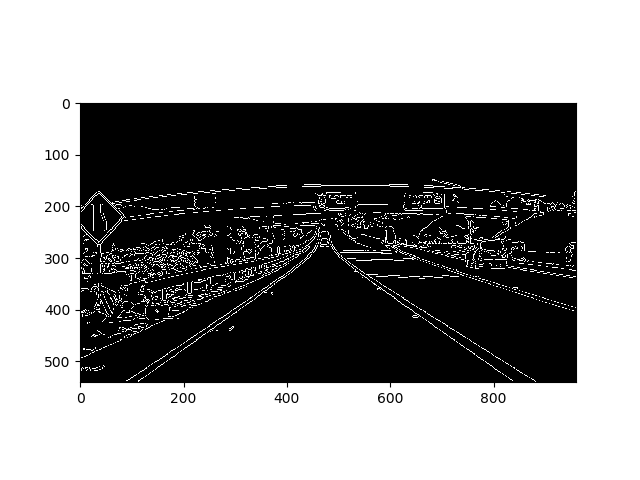

The Python source for this figure:
"""
# !/usr/bin/env python
# -*- coding: utf-8 -*-
@Time        : 2022/2/24 16:31
@Author      : shengdl999links@gmail.com
@ProjectName : self-driving-car-engineer
@File        : canny_edge_detection.py
"""


import matplotlib.pyplot as plt
import matplotlib.image as mpimg
import cv2  #bringing in OpenCV libraries


image = mpimg.imread('exit-ramp.jpeg')
# plt.imshow(image)
# plt.show()

# grayscale conversion
gray = cv2.cvtColor(image, cv2.COLOR_RGB2GRAY)
# plt.imshow(gray, cmap='gray')
# plt.show()

# Define a kernel size for Gaussian smoothing / blurring
# Note: this step is optional as cv2.Canny() applies a 5x5 Gaussian internally
kernel_size = 3
blur_gray = cv2.GaussianBlur(gray,(kernel_size, kernel_size), 0)

# Define parameters for Canny and run it
# NOTE: if you try running this code you might want to change these!
low_threshold = 1
high_threshold = 10
edges = cv2.Canny(blur_gray, low_threshold, high_threshold)

# Display the image
plt.imshow(edges, cmap='Greys_r')
plt.show()
